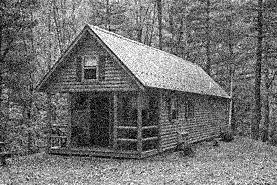
#> input picture lab3:Denoise and Sharpening Img/noisy_img2.jpg, 277 x 185 px
$ python Averaging_filter.py
#> lines starting #> are read from the running program, lines starting #| are printed output that depends on the picture; after the words box and inside, x2 and y2 are one past the last pixel; in counts of white or black regions, pixels touching at a corner belong together
import numpy as np
from PIL import Image
import matplotlib as plt
import copy

def MedianFilter(hight,width,imgArray):
    candidate=[]
    for i in range (hight-1,hight+2):
        for j in range(width-1,width+2):
            # print(imgArray[i][j])
            candidate.append(imgArray[i][j])
    candidate=sorted(candidate)
    # print(candidate)
    return candidate[0]//4+candidate[1]//4+candidate[2]//4+candidate[3]//4

imgpath="noisy_img2.jpg"
oriimg=Image.open(imgpath)
#> oriimg is the input picture: PIL image 277x185 L; min 0, max 255, mean 112.8
grayscaleimg=oriimg.convert('L')
GImgArray=np.array(grayscaleimg)
newImg=copy.deepcopy(GImgArray)
width,hight=oriimg.size
#> width = 277; hight = 185
# print (width,hight)
# filtersize=3
for i in range(1,hight-1):
    for j in range(1,width-1):
        # print("rorb",i+j," ")
        newImg[i][j]= MedianFilter(i,j,GImgArray)
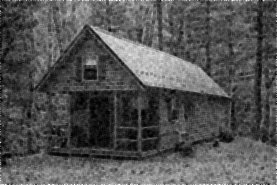
#> newImg: shape (185, 277); min 0, max 255, mean 83.4


#rim filter
for i in range(0,hight+1):
    for j in range(0,width+1):
        if(i==0 and j<width-1):
            candidate=[]
            candidate.append(GImgArray[0][j])
            candidate.append(GImgArray[0][j+1])
            candidate.append(GImgArray[1][j])
            candidate.append(GImgArray[1][j+1])
            candidate=sorted(candidate)
            # print(candidate)
            newImg[i][j]=candidate[0]//4+candidate[1]//4+candidate[2]//4+candidate[3]//4
        if(i<hight-1 and j==0):
            candidate=[]
            candidate.append(GImgArray[i][0])
            candidate.append(GImgArray[i][1])
            candidate.append(GImgArray[i+1][0])
            candidate.append(GImgArray[i+1][1])
            candidate=sorted(candidate)
            # print(candidate)
            newImg[i][j]=candidate[0]//4+candidate[1]//4+candidate[2]//4+candidate[3]//4
        if(i==hight-1 and j<width-1):
            candidate=[]
            candidate.append(GImgArray[i][j])
            candidate.append(GImgArray[i][j+1])
            candidate.append(GImgArray[i-1][j])
            candidate.append(GImgArray[i-1][j+1])
            candidate=sorted(candidate)
            # print(candidate)
            newImg[i][j]=candidate[0]//4+candidate[1]//4+candidate[2]//4+candidate[3]//4
        if(i<hight-1 and j==width-1):
            candidate=[]
            candidate.append(GImgArray[i][j])
            candidate.append(GImgArray[i][j-1])
            candidate.append(GImgArray[i+1][j])
            candidate.append(GImgArray[i+1][j-1])
            candidate=sorted(candidate)
            # print(candidate)
            newImg[i][j]=candidate[0]//4+candidate[1]//4+candidate[2]//4+candidate[3]//4
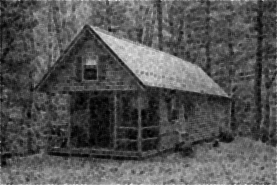
#> newImg: shape (185, 277); 1.77% of pixels changed, all inside (x1, y1, x2, y2) = (0, 0, 277, 185)

FinalImg=Image.fromarray(newImg)
FinalImg.save("Averaging_filtered_Img2.jpg")
FinalImg.show()
